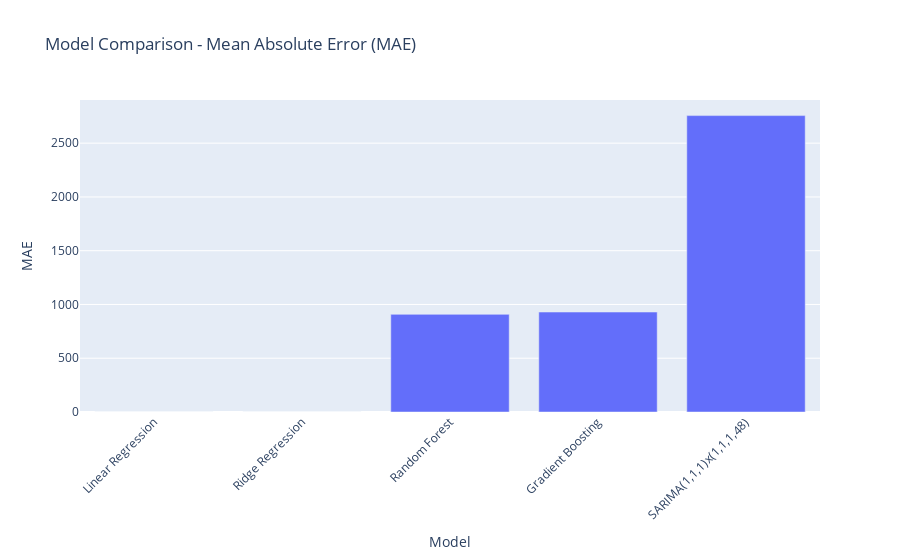

The cell this chart's notebook holds for it:
### Code cell
# Model Comparison and Results
print("\nMODEL COMPARISON AND RESULTS")
print("=" * 35)

if 'trainer' in locals() and len(trainer.results) > 0:
    # Create results summary
    results_summary = []
    
    for model_name, result in trainer.results.items():
        if 'metrics' in result and 'error' not in result:
            metrics = result['metrics']
            results_summary.append({
                'Model': model_name,
                'MAE': metrics.get('MAE', np.nan),
                'RMSE': metrics.get('RMSE', np.nan),
                'R2': metrics.get('R2', np.nan),
                'MAPE': metrics.get('MAPE', np.nan)
            })
        else:
            print(f"⚠️  {model_name}: {result.get('error', 'Unknown error')}")
    
    if results_summary:
        results_df = pd.DataFrame(results_summary)
        
        print("\nModel Performance Summary:")
        print("=" * 40)
        print(results_df.round(3))
        
        # Find best models
        if 'MAE' in results_df.columns:
            best_mae_idx = results_df['MAE'].idxmin()
            best_mae_model = results_df.loc[best_mae_idx, 'Model']
            print(f"\n🏆 Best MAE: {best_mae_model} ({results_df.loc[best_mae_idx, 'MAE']:.3f})")
        
        if 'RMSE' in results_df.columns:
            best_rmse_idx = results_df['RMSE'].idxmin()
            best_rmse_model = results_df.loc[best_rmse_idx, 'Model']
            print(f"🏆 Best RMSE: {best_rmse_model} ({results_df.loc[best_rmse_idx, 'RMSE']:.3f})")
        
        if 'R2' in results_df.columns:
            best_r2_idx = results_df['R2'].idxmax()
            best_r2_model = results_df.loc[best_r2_idx, 'Model']
            print(f"🏆 Best R2: {best_r2_model} ({results_df.loc[best_r2_idx, 'R2']:.3f})")
        
        # Visualize model comparison
        if len(results_df) > 1:
            # MAE comparison
            fig_mae = go.Figure(data=[
                go.Bar(x=results_df['Model'], y=results_df['MAE'])
            ])
            fig_mae.update_layout(
                title="Model Comparison - Mean Absolute Error (MAE)",
                xaxis_title="Model",
                yaxis_title="MAE",
                xaxis_tickangle=-45
            )
            fig_mae.show()
            
            # R2 comparison
            if 'R2' in results_df.columns and results_df['R2'].notna().sum() > 0:
                fig_r2 = go.Figure(data=[
                    go.Bar(x=results_df['Model'], y=results_df['R2'])
                ])
                fig_r2.update_layout(
                    title="Model Comparison - R² Score",
                    xaxis_title="Model",
                    yaxis_title="R² Score",
                    xaxis_tickangle=-45
                )
                fig_r2.show()
        
        # Create residual analysis for best model
        if 'best_mae_model' in locals():
            best_result = trainer.results.get(best_mae_model, {})
            if 'predictions' in best_result and 'actuals' in best_result:
                predictions = np.array(best_result['predictions'])
                actuals = np.array(best_result['actuals'])
                residuals = actuals - predictions
                
                # Residual plots
                fig_residuals = make_subplots(
                    rows=2, cols=2,
                    subplot_titles=[
                        f'Predictions vs Actuals - {best_mae_model}',
                        'Residuals vs Predictions',
                        'Residual Histogram',
                        'Residual QQ Plot'
                    ]
                )
                
                # Predictions vs Actuals
                fig_residuals.add_trace(
                    go.Scatter(x=actuals, y=predictions, mode='markers', name='Predictions'),
                    row=1, col=1
                )
                # Perfect prediction line
                min_val, max_val = min(actuals.min(), predictions.min()), max(actuals.max(), predictions.max())
                fig_residuals.add_trace(
                    go.Scatter(x=[min_val, max_val], y=[min_val, max_val], 
                              mode='lines', name='Perfect Prediction', line=dict(dash='dash')),
                    row=1, col=1
                )
                
                # Residuals vs Predictions
                fig_residuals.add_trace(
                    go.Scatter(x=predictions, y=residuals, mode='markers', name='Residuals'),
                    row=1, col=2
                )
                fig_residuals.add_hline(y=0, line_dash="dash", row=1, col=2)
                
                # Residual histogram
                fig_residuals.add_trace(
                    go.Histogram(x=residuals, name='Residual Distribution'),
                    row=2, col=1
                )
                
                fig_residuals.update_layout(
                    height=800,
                    title_text=f"Residual Analysis - {best_mae_model}",
                    showlegend=False
                )
                
                fig_residuals.show()
    
    else:
        print("No successful model results to display!")
        
else:
    print("No model results available for comparison!")

print("\nModel comparison completed!")

### Figure 1 — Plotly figure (JSON) as saved in the notebook; plotly's stock layout.template omitted (floating-point values rounded to 4 significant figures)
{"data": [{"type": "bar", "x": ["Linear Regression", "Ridge Regression", "Random Forest", "Gradient Boosting", "SARIMA(1,1,1)x(1,1,1,48)"], "y": [1.584e-11, 1.039e-06, 908.0, 929.6, 2756.0]}], "layout": {"title": {"text": "Model Comparison - Mean Absolute Error (MAE)"}, "xaxis": {"tickangle": -45, "title": {"text": "Model"}}, "yaxis": {"title": {"text": "MAE"}}}}
